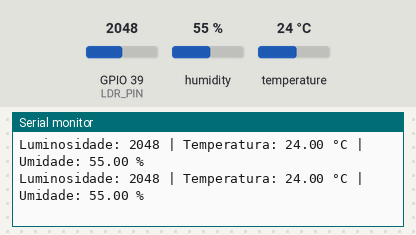
A sketch run on a simulated ESP32. Parts: the last lines printed to the serial monitor. Inputs (shaded band) come from the test bench; at power-on: humidity 55 %, GPIO 39 (LDR_PIN) = 2048, temperature 24 °C.

Above: at 2.8 s.
2.9 s: humidity set to 22 %
At 4.9 s:
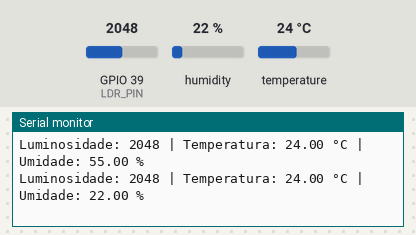
5.6 s: GPIO 39 (LDR_PIN) set to 2866
At 7.3 s:
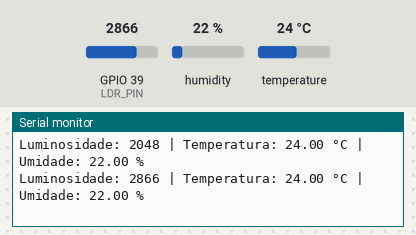
8.3 s: temperature set to 12 °C
At 10.8 s:
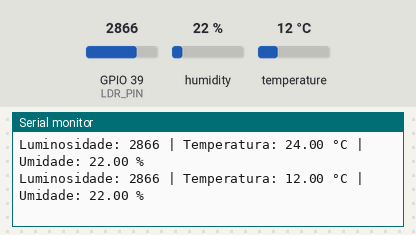
11.0 s: GPIO 39 (LDR_PIN) set to 3603
At 13.3 s:
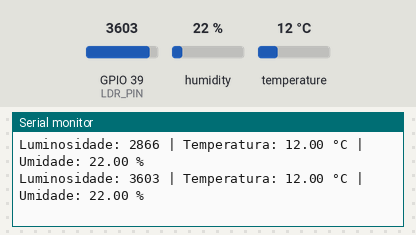
13.7 s: humidity set to 40 %
At 14.5 s:
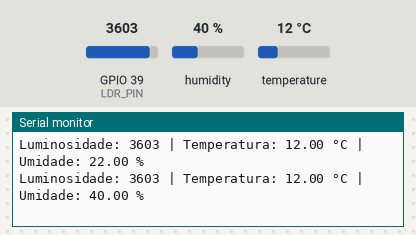
Timing chart, 0 to 16.7 s (numbered marks = the images above; inputs shaded):
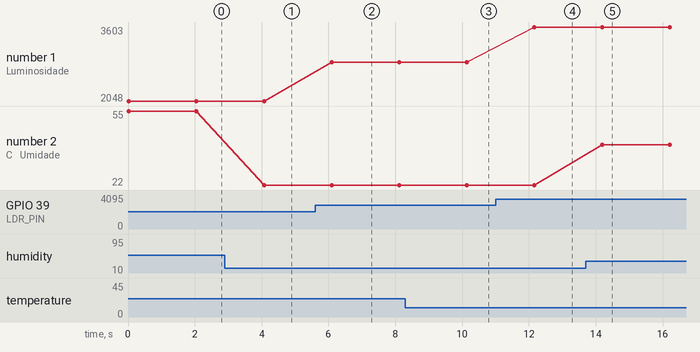

Measured:
- after the input at 2.9 s, the serial monitor: prints a new line after 1.2 s (image 1)
- after the input at 5.6 s, the serial monitor: prints a new line after 0.49 s (image 2)
- after the input at 8.3 s, the serial monitor: prints a new line after 1.8 s (image 3)
- after the input at 11.0 s, the serial monitor: prints a new line after 1.2 s (image 4)
- after the input at 13.7 s, the serial monitor: prints a new line after 0.49 s (image 5)
- plotted number 1: 2048 → 2866 after the input at 5.6 s, 2866 → 3603 after the input at 11.0 s
- plotted number 2: 55 → 22 after the input at 2.9 s, 22 → 40 after the input at 13.7 s

The sketch:

exemplo1_ldr_dht11.ino
```cpp
#include "DHT.h"

#define DHTPIN 33
#define DHTTYPE DHT11

#define LDR_PIN 39

DHT dht(DHTPIN, DHTTYPE);

void setup() {
  Serial.begin(115200);
  dht.begin();
}

void loop() {

  // Leitura do LDR
  int valorLDR = analogRead(LDR_PIN);

  // Leitura do DHT11
  float temperatura = dht.readTemperature();
  float umidade = dht.readHumidity();

  // Verifica erro de leitura
  if (isnan(temperatura) || isnan(umidade)) {
    Serial.println("Erro ao ler DHT11");
    return;
  }

  Serial.print("Luminosidade: ");
  Serial.print(valorLDR);

  Serial.print(" | Temperatura: ");
  Serial.print(temperatura);
  Serial.print(" °C");

  Serial.print(" | Umidade: ");
  Serial.print(umidade);
  Serial.println(" %");

  delay(2000);
}
```
